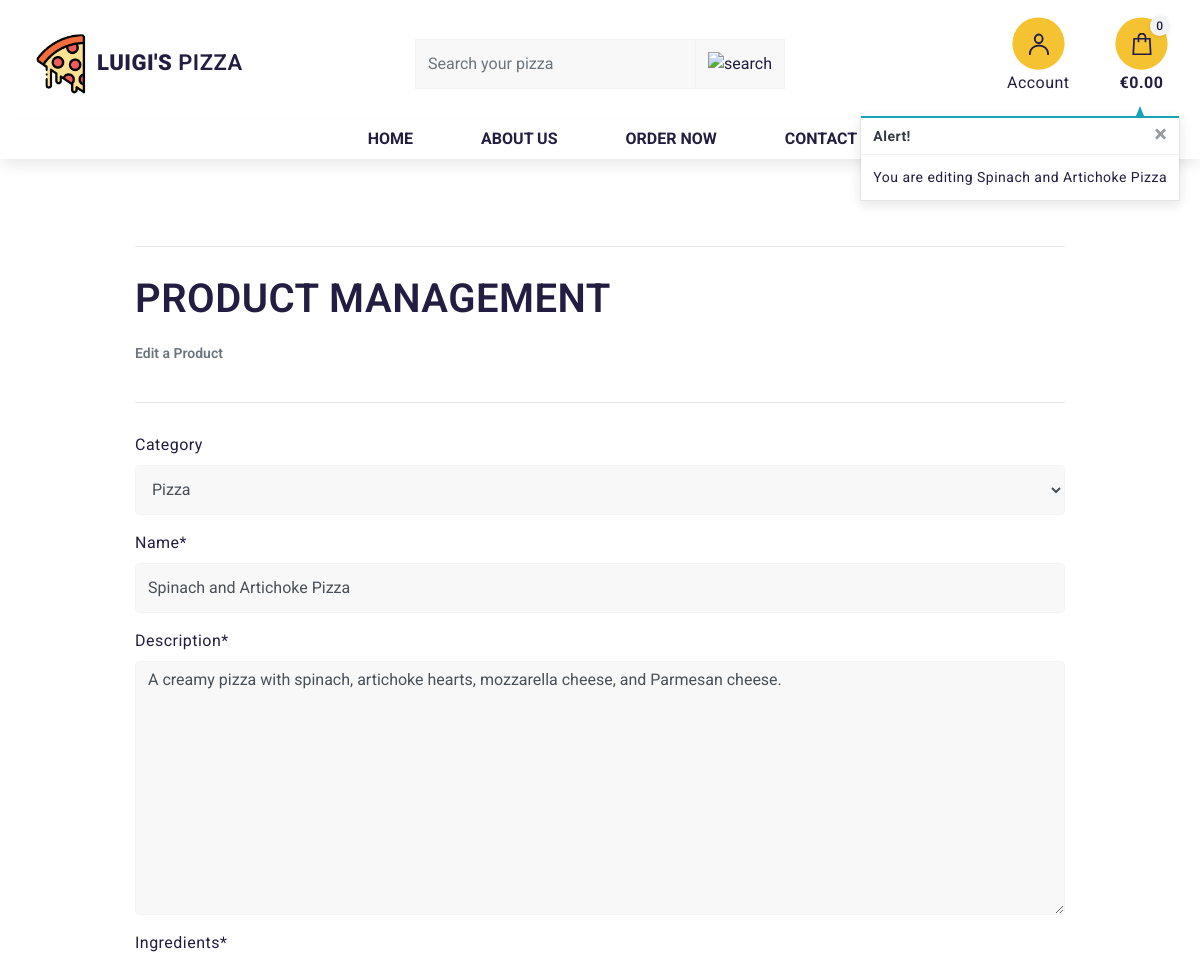
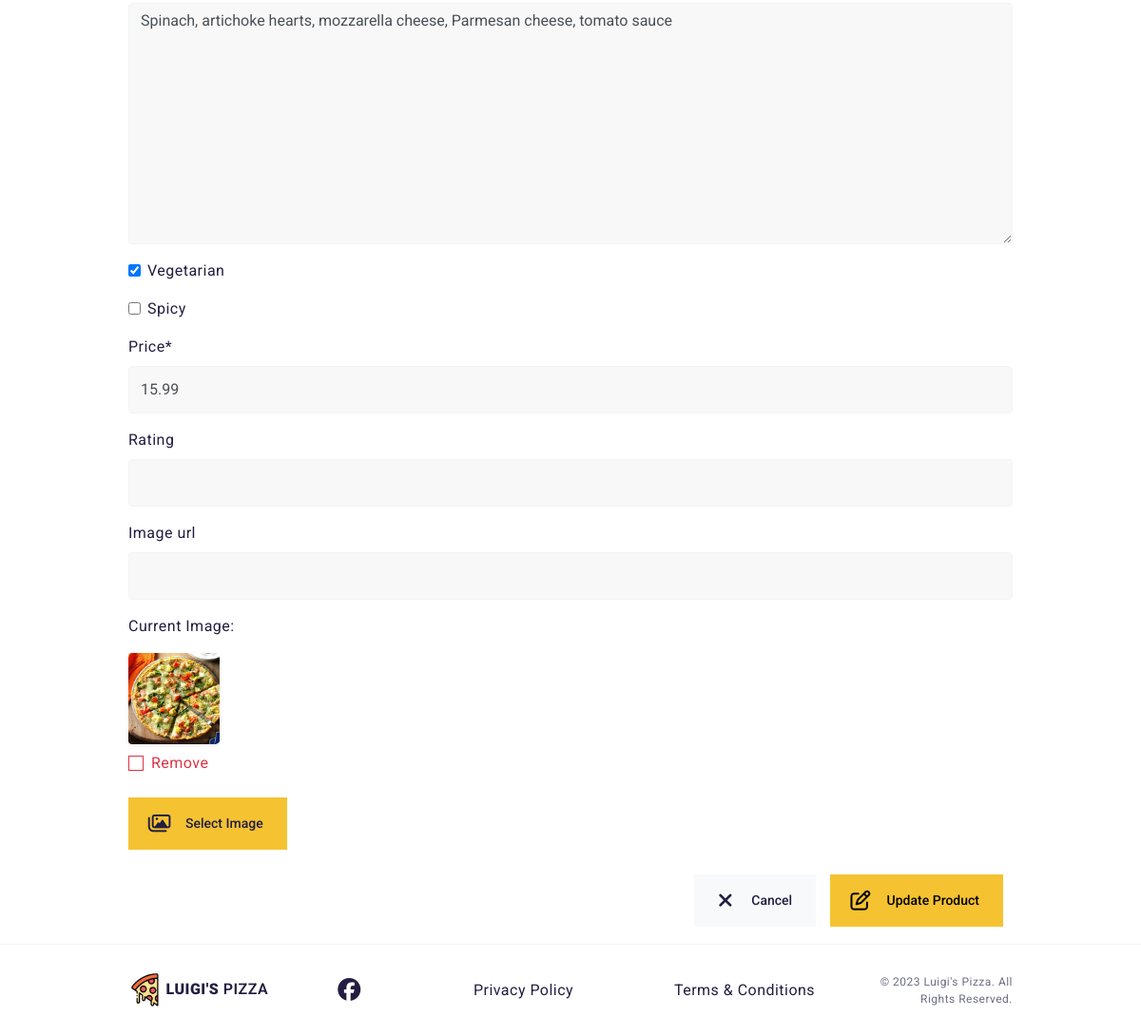
Screenshot of /menu/edit/11/ with the database file from the repository (2 pictures, top to bottom).
### products/models.py (models this page shows, shortened)
class Product(models.Model):
    category = models.ForeignKey('Category', null=True, blank=True,
                                 on_delete=models.SET_NULL)
    name = models.CharField(max_length=254)
    description = models.TextField()
    ingredients = models.TextField()
    vegetarian = models.BooleanField(blank=True)
    spicy = models.BooleanField(blank=True)
    price = models.DecimalField(max_digits=6, decimal_places=2)
    rating = models.DecimalField(max_digits=6, decimal_places=2, null=True, blank=True)
    image_url = models.URLField(max_length=1024, null=True, blank=True)
    image = models.ImageField(null=True, blank=True)

### products/views.py (the view)
# urls.py: path('edit/<int:product_id>/', views.edit_product, name='edit_product'),
def edit_product(request, product_id):
    product = get_object_or_404(Product, pk=product_id)
    if request.method == 'POST':
        form = ProductForm(request.POST, request.FILES, instance=product)
        if form.is_valid():
            form.save()
            messages.success(request, 'Successfully updated product!')
            return redirect(reverse('menu_item', args=[product.id]))
        else:
            messages.error(request, 'Failed to update product. Please ensure the form is valid.')
    else:
        form = ProductForm(instance=product)
        messages.info(request, f'You are editing {product.name}')
    template = 'products/edit_product.html'
    context = {
        'form': form,
        'product': product,
    }
    return render(request, template, context)

### products/forms.py
class ProductForm(forms.ModelForm):
    class Meta:
        model = Product
        fields = '__all__'
    image = forms.ImageField(label='Image', required=False, widget=CustomClearableFileInput)
    def __init__(self, *args, **kwargs):
        super().__init__(*args, **kwargs)
        categories = Category.objects.all()
        friendly_names = [(c.id, c.get_friendly_name()) for c in categories]
        self.fields['category'].choices = friendly_names
        for field_name, field in self.fields.items():
            field.widget.attrs['class'] = 'lp-group-input input'

### cart/contexts.py (called while the page is built, shortened)
def cart_contents(request):
    cart_items = []
    total = 0
    product_count = 0
    cart = request.session.get('cart', {})
    if total <= settings.FREE_DELIVERY_THRESHOLD:
        delivery = settings.STANDARD_DELIVERY_FEE
        free_delivery_delta = settings.FREE_DELIVERY_THRESHOLD - total
    else:
        delivery = 0
        free_delivery_delta = 0
    grand_total = total + delivery
    context = {
        'cart_items': cart_items,
        'total': total,
        'product_count': product_count,
        'delivery': delivery,
        'free_delivery_delta': free_delivery_delta,
        'free_delivery_threshold': settings.FREE_DELIVERY_THRESHOLD,
        'grand_total': grand_total,
    }
    return context

### products/models.py (called while the page is built)
    def get_friendly_name(self):
        return self.friendly_name

### products/templates/products/edit_product.html (shortened to what this page needs)
{% extends "base.html" %}
{% load static %}
{% block page_header %}
    <div class="container header-container">
    </div>
{% endblock %}
{% block content %}
<section class="lp-p-90-0">
    <div class="container">
        <div class="row">
            <div class="col-12">
                <hr>
                <h2 class="logo-font mb-4">Product Management</h2>
                <h5 class="text-muted">Edit a Product</h5>
                <hr>
            </div>
        </div>
        <div class="row">
            <div class="col-12">
                <form method="POST" action="{% url 'edit_product' product.id %}" class="form mb-2" enctype="multipart/form-data">
                    {% for field in form %}
                        {% if field.name != 'image' %}
                            {{ field | as_crispy_field }}
                        {% else %}
                            {{ field }}
                        {% endif %}
                    {% endfor %}
                    <div class="text-right">
                        <a href="{% url 'menu' %}" class="lp-btn lp-btn-gray bg-light">
                            <span class="lp-icon">
                            </span>
                            <span>Cancel</span>
                          </a>
                        <button type="submit" class="lp-btn lp-atc">
                            <span class="lp-icon">
                            </span>
                            <span class="lp-add-to-cart-text">Update Product</span>
                          </button>
                    </div>
                </form>
            </div>
        </div>
    </div>
</section>
{% endblock %}

### static/css/base.css (style rules this page uses)
body { background-color: #fff; padding: 0; margin: 0; font-family: 'Roboto', sans-serif; letter-spacing: 0.03em; font-size: 16px; color: #231E41; position: relative; }
a { text-decoration: none; color: inherit; }
hr { margin-top: 40px; margin-bottom: 30px; }
.logo-font { text-transform: uppercase; letter-spacing: 0.5px; }
.lp-h1, .lp-h2, .lp-h3, .lp-h4, .lp-h5, .lp-h6, h1, h2, h3, h4, h5, h6 { font-weight: 600; margin: 0; padding: 0; }
.lp-h2, h2 { line-height: 110%; font-size: 40px; letter-spacing: -2px; }
.lp-h5, h5 { font-size: 14px; letter-spacing: 0; }
.form-control { border: 1px solid #F2F3F5; height: 50px; background-color: #eeeeee69; }
@media (min-width: 1200px) { .container { max-width: 80%; } }
@media (min-width: 992px) { .header-container { padding-top: 116px; } }
.lp-p-90-0 { padding-top: 90px !important; }
.lp-atc { overflow: hidden; }
.lp-atc .lp-add-to-cart-text { transition: 0.3s ease-in-out; }
.lp-btn { opacity: 1; border: none; padding: 0 5px; cursor: pointer; position: relative; display: inline-flex; align-items: center; transform: scale(1); height: 55px; letter-spacing: 0; font-size: 14px; margin-right: 10px; margin-bottom: 10px; background-color: #F5C332; transition: 0.3s ease-in-out; }
.lp-btn .lp-icon { border-radius: 50%; display: inline-flex; justify-content: center; align-items: center; position: relative; padding: 0 !important; margin: 0; width: 55px; height: 55px; }
.lp-btn span { white-space: nowrap; line-height: 55px; display: inline-block; padding: 0 20px 0 0; font-weight: 500; }
.lp-btn.lp-btn-gray { background-color: #F9FAFC; box-shadow: 0 0 0 2px #FFFFFF; }
.container { position: relative; z-index: 2; }

### rows the page displays
Product: category "Pizza" "Spinach and Artichoke Pizza" "A creamy pizza with spinach, artichoke hearts, mozzarella cheese, and Parmesan cheese." "Spinach, artichoke hearts, mozzarella cheese, Parmesan cheese, tomato sauce" "☑" "15.99"

### other values shown
{{ product_count }} "0"
{{ message }} "You are editing Spinach and Artichoke Pizza"
{{ widget.initial_text }} "Current Image"
{{ widget.clear_checkbox_label }} "Remove"
